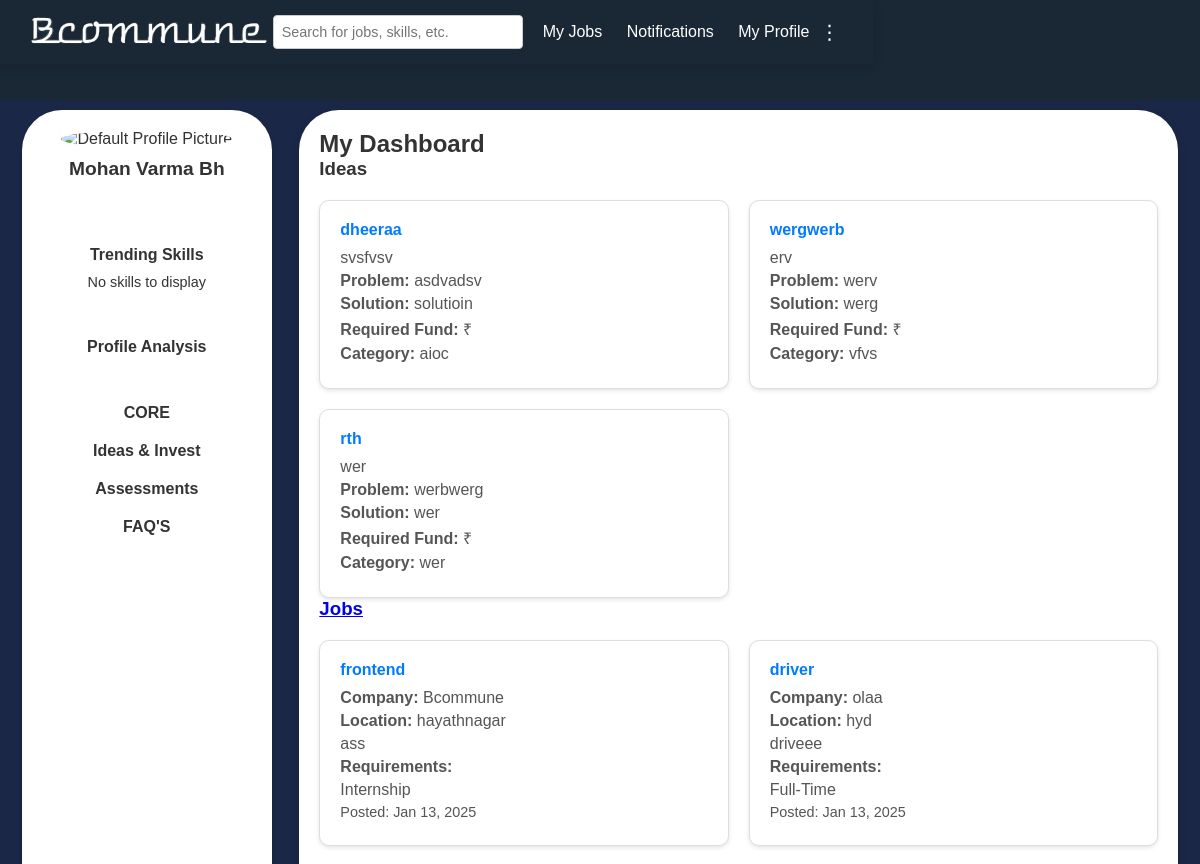
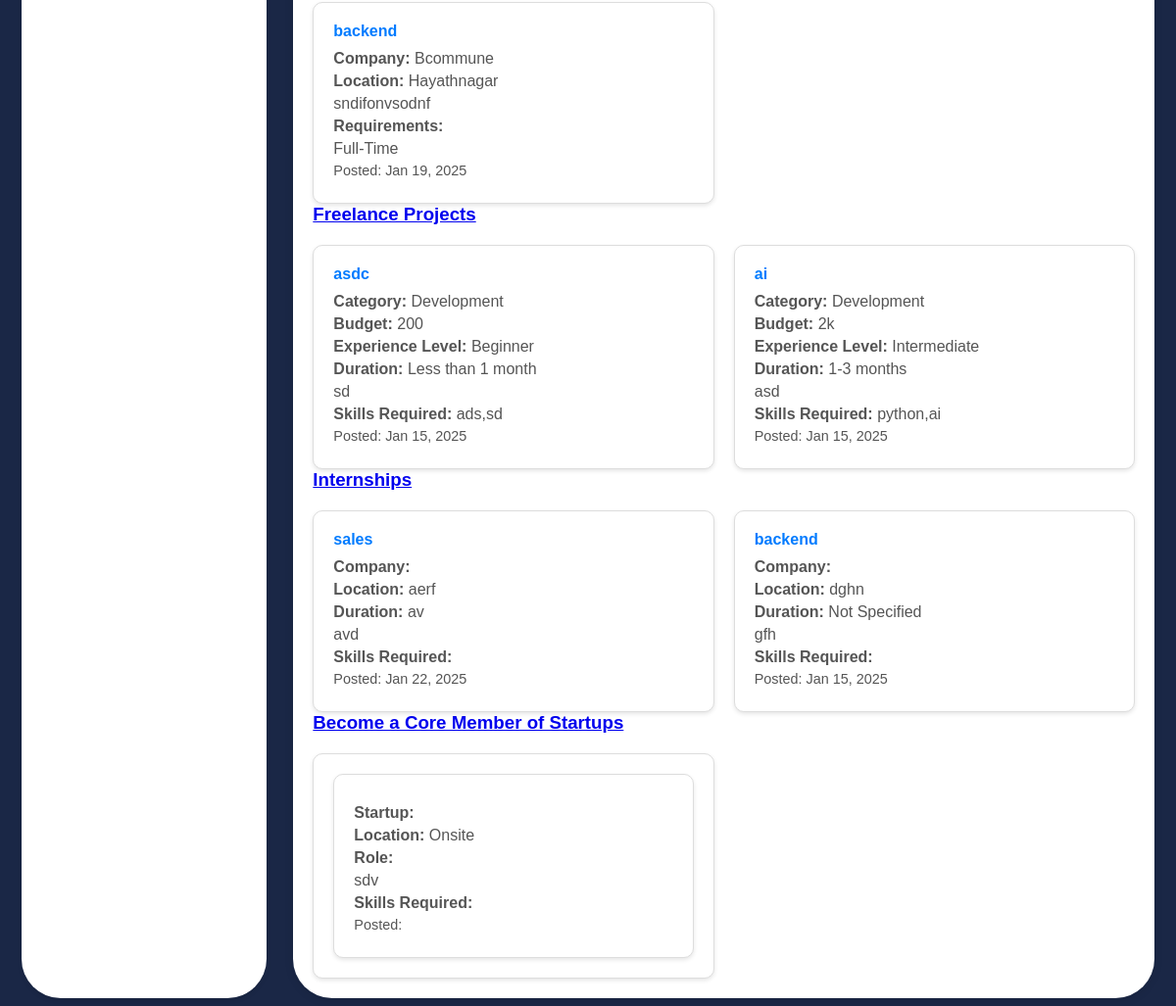
Page /individual/dashboard/ (signed in) on the committed database (2 pictures, top to bottom).
### users/models.py (models this page shows, shortened)
class CustomUser(AbstractUser):
    USER_TYPE_CHOICES = (
        ('individual', 'Individual'),
        ('company', 'Company'),
    )
    user_type = models.CharField(max_length=10, choices=USER_TYPE_CHOICES, default='company')
    company_name = models.CharField(max_length=255, null=True, blank=True)
    company_website = models.URLField(max_length=200, null=True, blank=True)
    industry = models.CharField(max_length=100, null=True, blank=True)
    company_size = models.CharField(max_length=20, null=True, blank=True)
    company_type = models.CharField(max_length=255, null=True, blank=True)
    designation = models.CharField(max_length=255, null=True, blank=True)
    phone_number = models.CharField(max_length=15, null=True, blank=True)
    bcommune_profile = models.URLField(null=True, blank=True)
    profile_picture = models.ImageField(upload_to='profile_pics/', blank=True, null=True)
    about_company = models.TextField(null=True, blank=True)  # About the Company
    founding_year = models.PositiveIntegerField(null=True, blank=True)  # Establishment Year
    headquarters = models.CharField(max_length=255, null=True, blank=True)  # Headquarters Location
    branches = models.TextField(null=True, blank=True)
    business_registration_number = models.CharField(max_length=100, null=True, blank=True)
    legal_structure = models.CharField(
        max_length=50,
        choices=[
            ('LLP', 'LLP'),
            ('Pvt Ltd', 'Private Limited'),
            ('Partnership', 'Partnership'),
            ('Sole Proprietorship', 'Sole Proprietorship'),
            ('Others', 'Others'),
        ],
        null=True,
        blank=True
    )
    core_services = models.TextField(null=True, blank=True)
    social_media_links = models.JSONField(default=dict, blank=True)  # Example: {"facebook": "", "linkedin": "", "twitter": ""}
    portfolio = models.TextField(null=True, blank=True)

class Idea(models.Model):
    title = models.CharField(max_length=200)
    patent_number = models.CharField(max_length=100, blank=True, null=True)
    brief_description = models.TextField()
    application_number = models.CharField(max_length=100, blank=True, null=True)
    problem_statement = models.TextField()
    solution = models.TextField()
    visibility = models.CharField(max_length=10, choices=[('public', 'Public'), ('private', 'Private')])
    details = models.TextField(blank=True, null=True)
    fund = models.DecimalField(max_digits=10, decimal_places=2, blank=True, null=True)
    category = models.CharField(max_length=100)
    photo = models.ImageField(upload_to='idea_photos/', blank=True, null=True)
    video = models.FileField(upload_to='idea_videos/', blank=True, null=True)
    team_info = models.TextField(blank=True, null=True)
    created_at = models.DateTimeField(auto_now_add=True)
    email = models.EmailField(null=True, blank=True)

class Job(models.Model):
    title = models.CharField(max_length=200)
    company = models.CharField(max_length=200)
    company_user = models.ForeignKey(get_user_model(), on_delete=models.CASCADE)
    location = models.CharField(max_length=200)
    description = models.TextField()
    requirements = models.CharField(max_length=200)
    salary = models.CharField(max_length=200, default="Not Specified")
    posted_date = models.DateTimeField(default=timezone.now)
    required_skills = models.TextField(help_text="Enter required skills separated by commas", default='')
    min_experience = models.PositiveIntegerField(default=0)
    required_qualification = models.CharField(max_length=50, default='bachelor',choices=[
        ('bachelor', 'Bachelors'),
        ('master', 'Masters'),
        ('phd', 'PhD'),
        ('diploma', 'Diploma'),
    ])

class FreelanceProject(models.Model):
    CATEGORY_CHOICES = [
        ('Development', 'Development'),
        ('Design', 'Design'),
        ('Marketing', 'Marketing'),
        ('Writing', 'Writing'),
        ('Data Entry', 'Data Entry'),
        ('Other', 'Other'),
    ]
    EXPERIENCE_LEVEL_CHOICES = [
        ('Beginner', 'Beginner'),
        ('Intermediate', 'Intermediate'),
        ('Expert', 'Expert'),
    ]
    PAYMENT_TERMS_CHOICES = [
        ('Milestone-based', 'Milestone-based'),
        ('Hourly', 'Hourly'),
        ('Fixed-price', 'Fixed-price'),
    ]
    DURATION_CHOICES = [
        ('Less than 1 month', 'Less than 1 month'),
        ('1-3 months', '1-3 months'),
    ]
    title = models.CharField(max_length=200)
    category = models.CharField(max_length=50, choices=CATEGORY_CHOICES)
    description = models.TextField()
    skills_required = models.TextField()  # Store as comma-separated values
    duration = models.CharField(max_length=50, choices=DURATION_CHOICES)
    budget = models.CharField(max_length=50)
    payment_terms = models.CharField(max_length=50, choices=PAYMENT_TERMS_CHOICES)
    experience_level = models.CharField(max_length=50, choices=EXPERIENCE_LEVEL_CHOICES)
    location_preference = models.CharField(max_length=200, blank=True, null=True)
    language_requirements = models.CharField(max_length=200, blank=True, null=True)
    attachments = models.FileField(upload_to='attachments/', blank=True, null=True)
    company_name = models.CharField(max_length=200)
    company_description = models.TextField()
    point_of_contact_name = models.CharField(max_length=100)
    point_of_contact_email = models.EmailField()
    point_of_contact_phone = models.CharField(max_length=15)
    user = models.ForeignKey(settings.AUTH_USER_MODEL, on_delete=models.CASCADE)
    created_at = models.DateTimeField(auto_now_add=True)

class Internship(models.Model):
    title = models.CharField(max_length=200)
    company = models.CharField(max_length=200)
    company_user = models.ForeignKey(get_user_model(), on_delete=models.CASCADE)
    location = models.CharField(max_length=200)
    description = models.TextField()
    requirements = models.CharField(max_length=200)  # or TextField()
    salary = models.CharField(max_length=200, default="Not Specified")
    duration = models.CharField(max_length=100, default="Not Specified")
    posted_date = models.DateTimeField(default=timezone.now)

class CoreOpportunity(models.Model):
    OPPORTUNITY_TYPES = [
        ('Co-Founder Role', 'Co-Founder Role'),
        ('Advisor', 'Advisor'),
        ('Investor Partnership', 'Investor Partnership'),
        ('Team Member', 'Team Member'),
        ('Other', 'Other'),
    ]
    COMPENSATION_TYPES = [
        ('Equity-Based', 'Equity-Based'),
        ('Paid Opportunity', 'Paid Opportunity'),
        ('Other', 'Other'),
    ]
    STAGE_TYPES = [
        ('Idea', 'Idea'),
        ('Building', 'Building'),
        ('MVP', 'MVP'),
        ('Funded', 'Funded'),
    ]
    LOCATION_TYPES = [
        ('Remote', 'Remote'),
        ('Hybrid', 'Hybrid'),
        ('Onsite', 'Onsite'),
    ]
    COMMITMENT_TYPES = [
        ('Full-Time', 'Full-Time'),
        ('Part-Time', 'Part-Time'),
        ('Intern', 'Intern'),
    ]
    opportunity_title = models.CharField(max_length=200)
    role_details = models.TextField()
    responsibilities = models.TextField()
    key_objectives = models.TextField()
    expertise = models.CharField(max_length=200)
    benefits = models.TextField()
    opportunity_type = models.CharField(max_length=50, choices=OPPORTUNITY_TYPES)
    industry = models.CharField(max_length=100)
    description = models.TextField()
    stage = models.CharField(max_length=50, choices=STAGE_TYPES)
    company_mission = models.TextField()
    requirements = models.CharField(max_length=200)
    compensation = models.CharField(max_length=50, choices=COMPENSATION_TYPES)
    user = models.ForeignKey(settings.AUTH_USER_MODEL, on_delete=models.CASCADE, null=True, blank=True)
    equity_percentage = models.FloatField(null=True, blank=True)
    other_compensation = models.CharField(max_length=200, null=True, blank=True)
    salary = models.CharField(max_length=100, null=True, blank=True)
    experience = models.CharField(max_length=100, null=True, blank=True)
    location = models.CharField(max_length=50, choices=LOCATION_TYPES, null=True, blank=True)
    location_details = models.CharField(max_length=200, null=True, blank=True)
    commitment = models.CharField(max_length=50, choices=COMMITMENT_TYPES)
    future_plans = models.TextField()
    terms = models.BooleanField(default=False)
    nda = models.BooleanField(default=False)

### users/views.py (the view)
# urls.py: path('individual/dashboard/', views.individual_dashboard, name='individual_dashboard'),
@login_required
def individual_dashboard(request):
    if request.user.user_type != 'individual':
        return redirect('individual_login')
    ideas = Idea.objects.exclude(email=request.user.email).order_by('-created_at')[:3]
    other_opportunities = CoreOpportunity.objects.exclude(user=request.user).exclude(user__isnull=True)
    jobs = Job.objects.all().order_by('-posted_date').order_by('posted_date')[:3]
    freelance_projects = FreelanceProject.objects.all().order_by('-created_at')[:3]
    recent_internships = Internship.objects.all().order_by('-posted_date')[:3]
    return render(
        request,
        'individual_dashboard.html',
        {
            'ideas': ideas,
            'jobs': jobs,
            'freelance_projects': freelance_projects,
            'recent_internships':recent_internships,
            'other_opportunities':other_opportunities,
        }
    )

### users/templates/individual_dashboard.html (shortened to what this page needs)
{% load static %}
<!DOCTYPE html>
<html lang="en">
<head>
    <link rel="stylesheet" href="{% static 'css/common.css'%}">
</head>
<body>
    {% include 'header1.html' %}
    <div class="main-container">
        {% include 'sidebar.html' %}
        <div class="content">
            <h2>My Dashboard</h2>
            <section id="ideas">
                <h3>Ideas </h3>
                <div class="cards-container">
                    {% for idea in ideas %}
                        <div class="card">
                            <h4>{{ idea.title }}</h4>
                            <p>{{ idea.brief_description }}</p>
                            <p><strong>Problem:</strong> {{ idea.problem_statement }}</p>
                            <p><strong>Solution:</strong> {{ idea.solution }}</p>
                            <p><strong>Required Fund:</strong> ₹{{ idea.fund_required }}</p>
                            <p><strong>Category:</strong> {{ idea.category }}</p>
                        </div>
                    {% empty %}
                        <p>No ideas submitted yet.</p>
                    {% endfor %}
                </div>
            </section>
            <section id="jobs">
                <a href="{% url 'individual_alljobs' %}"><h3>Jobs</h3></a>
                <div class="cards-container">
                    {% for job in jobs %}
                        <div class="card" onclick="window.location.href='{% url 'individual_alljobs' %}?job_id={{ job.id }}';" style="cursor: pointer;">
                            <h4>{{ job.title }}</h4>
                            <p><strong>Company:</strong> {{ job.company }}</p>
                            <p><strong>Location:</strong> {{ job.location }}</p>
                            <p>{{ job.description }}</p>
                            <p><strong>Requirements:</strong></p>
                            <p>{{ job.requirements }}</p>
                            <p class="posted-date">Posted: {{ job.posted_date|date:'M d, Y' }}</p>
                        </div>
                    {% empty %}
                        <p>No jobs available at the moment.</p>
                    {% endfor %}
                </div>
            </section>
            <section id="freelance-projects">
                <a href="{% url 'all_freelance_projects' %}"><h3>Freelance Projects</h3></a>
                <div class="cards-container">
                    {% for project in freelance_projects %}
                        <div class="card" onclick="window.location.href='{% url 'all_freelance_projects' %}?project_id={{ project.id }}';" style="cursor: pointer;">
                            <h4>{{ project.title }}</h4>
                            <p><strong>Category:</strong> {{ project.category }}</p>
                            <p><strong>Budget:</strong> {{ project.budget }}</p>
                            <p><strong>Experience Level:</strong> {{ project.experience_level }}</p>
                            <p><strong>Duration:</strong> {{ project.duration }}</p>
                            <p>{{ project.description|truncatewords:20 }}</p>
                            <p><strong>Skills Required:</strong> {{ project.skills_required }}</p>
                            <p class="posted-date">Posted: {{ project.created_at|date:"M d, Y" }}</p>
                        </div>
                    {% empty %}
                        <p>No freelance projects available at the moment.</p>
                    {% endfor %}
                </div>
            </section>
            <section id="internships">
                <a href="{% url 'all_internships' %}"><h3>Internships</h3></a>
                <div class="cards-container">
                    {% for internship in recent_internships %}
                        <div class="card" onclick="window.location.href='{% url 'all_internships' %}?internship_id={{ internship.id }}';" style="cursor: pointer;">
                            <h4>{{ internship.title }}</h4>
                            <p><strong>Company:</strong> {{ internship.company.name }}</p>
                            <p><strong>Location:</strong> {{ internship.location }}</p>
                            <p><strong>Duration:</strong> {{ internship.duration }}</p>
                            <p>{{ internship.description|truncatewords:20 }}</p>
                            <p><strong>Skills Required:</strong> {{ internship.skills_required }}</p>
                            <p class="posted-date">Posted: {{ internship.posted_date|date:"M d, Y" }}</p>
                        </div>
                    {% empty %}
                        <p>No internships available at the moment.</p>
                    {% endfor %}
                </div>
            </section>
            <section id="startups">
                <a href="{% url 'core' %}"><h3>Become a Core Member of Startups</h3></a>
                <div class="cards-container">
                    {% for opportunity in other_opportunities %}
                        <div class="card" onclick="window.location.href='{% url 'core' %}?opportunity_id={{ opportunity.id }}';" style="cursor: pointer;">
                        <div class="card">
                            <p><strong>Startup:</strong> {{ opportunity.startup_name }}</p>
                            <p><strong>Location:</strong> {{ opportunity.location }}</p>
                            <p><strong>Role:</strong> {{ opportunity.role }}</p>
                            <p>{{ opportunity.description|truncatewords:20 }}</p>
                            <p><strong>Skills Required:</strong> {{ opportunity.skills_required }}</p>
                            <p class="posted-date">Posted: {{ opportunity.posted_date|date:"M d, Y" }}</p>
                        </div>
                    {% empty %}
                        <p>No startup opportunities available at the moment.</p>
                    {% endfor %}
                </div>
            </section>
        </div>
    </div>
</body>
</html>

### users/templates/sidebar.html
{% load static %}
<div class="sidebar">
    <div class="profile-section">
        {% if user.profile_picture %}
        <img src="{{ user.profile_picture.url }}" alt="User Photo" class="profile-pic">
        {% else %}
        <img src="{% static 'images/default-profile.png' %}" alt="Default Profile Picture" class="profile-pic">
        {% endif %}
        <h2>{{ user.get_full_name }}</h2>
    </div>
    <br><br>
    <h4>Trending Skills</h4>
    <ul>
        {% for skill in user.trending_skills.all %}
        <li>#{{ skill }}</li>
        {% empty %}
        <li>No skills to display</li>
        {% endfor %}
    </ul>
    <br>
    <h4>
        <a href="profileanalysis.html" style="text-decoration: none; color: inherit;">Profile Analysis</a>
    </h4>
    <br>
    <h4>
        <a href="{% url 'core'%}" style="text-decoration: none; color: inherit;">CORE</a>
    </h4>
    <h4>
        <a href="{% url 'ideasandinvest' %}" style="text-decoration: none; color: inherit;">Ideas & Invest</a>
    </h4>
    <h4>
        <a href="assessment.html" style="text-decoration: none; color: inherit;">Assessments</a>
    </h4>
    <h4>
        <a href="{% url 'faq' %}" style="text-decoration: none; color: inherit;">FAQ'S</a>
    </h4>
</div>

### rows in the picture
CustomUser: get_full_name "Mohan Varma Bh"
Idea: title "dheeraa", brief_description "svsfvsv", problem_statement "asdvadsv", solution "solutioin", category "aioc"
Idea: title "wergwerb", brief_description "erv", problem_statement "werv", solution "werg", category "vfvs"
Idea: title "rth", brief_description "wer", problem_statement "werbwerg", solution "wer", category "wer"
Job: title "frontend", company "Bcommune", location "hayathnagar", description "ass", requirements "Internship", posted_date "Jan 13, 2025"
Job: title "driver", company "olaa", location "hyd", description "driveee", requirements "Full-Time", posted_date "Jan 13, 2025"
Job: title "backend", company "Bcommune", location "Hayathnagar", description "sndifonvsodnf", requirements "Full-Time", posted_date "Jan 19, 2025"
FreelanceProject: title "asdc", category "Development", budget "200", experience_level "Beginner", duration "Less than 1 month", description "sd", skills_required "ads,sd", created_at "Jan 15, 2025"
FreelanceProject: title "ai", category "Development", budget "2k", experience_level "Intermediate", duration "1-3 months", description "asd", skills_required "python,ai", created_at "Jan 15, 2025"
Internship: title "sales", location "aerf", duration "av", description "avd", posted_date "Jan 22, 2025"
Internship: title "backend", location "dghn", duration "Not Specified", description "gfh", posted_date "Jan 15, 2025"
CoreOpportunity: location "Onsite", description "sdv"
